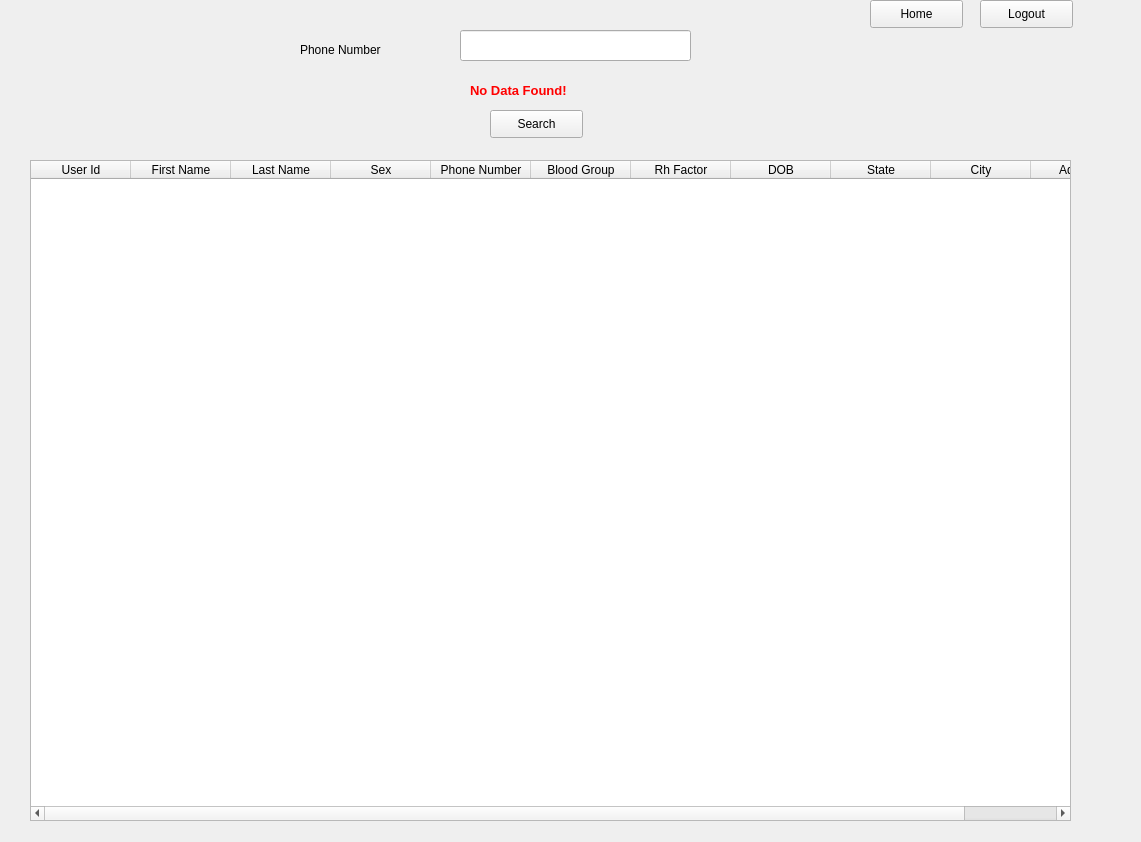
<?xml version="1.0" encoding="UTF-8"?>
<ui version="4.0">
 <class>Form</class>
 <widget class="QWidget" name="Form">
  <property name="geometry">
   <rect>
    <x>0</x>
    <y>0</y>
    <width>1141</width>
    <height>842</height>
   </rect>
  </property>
  <property name="windowTitle">
   <string>Form</string>
  </property>
  <widget class="QLabel" name="PhoneNumLabel">
   <property name="geometry">
    <rect>
     <x>300</x>
     <y>39</y>
     <width>141</width>
     <height>21</height>
    </rect>
   </property>
   <property name="styleSheet">
    <string notr="true">font: 12pt &quot;MS Shell Dlg 2&quot;;</string>
   </property>
   <property name="text">
    <string>Phone Number</string>
   </property>
  </widget>
  <widget class="QLineEdit" name="PhoneNumLineEdit">
   <property name="geometry">
    <rect>
     <x>460</x>
     <y>30</y>
     <width>231</width>
     <height>31</height>
    </rect>
   </property>
  </widget>
  <widget class="QPushButton" name="LogOutButton">
   <property name="geometry">
    <rect>
     <x>980</x>
     <y>0</y>
     <width>93</width>
     <height>28</height>
    </rect>
   </property>
   <property name="text">
    <string>Logout</string>
   </property>
  </widget>
  <widget class="QPushButton" name="SearchButton">
   <property name="geometry">
    <rect>
     <x>490</x>
     <y>110</y>
     <width>93</width>
     <height>28</height>
    </rect>
   </property>
   <property name="text">
    <string>Search</string>
   </property>
  </widget>
  <widget class="QTableWidget" name="tableWidget">
   <property name="geometry">
    <rect>
     <x>30</x>
     <y>160</y>
     <width>1041</width>
     <height>661</height>
    </rect>
   </property>
   <column>
    <property name="text">
     <string>User Id</string>
    </property>
   </column>
   <column>
    <property name="text">
     <string>First Name</string>
    </property>
   </column>
   <column>
    <property name="text">
     <string>Last Name</string>
    </property>
   </column>
   <column>
    <property name="text">
     <string>Sex</string>
    </property>
   </column>
   <column>
    <property name="text">
     <string>Phone Number</string>
    </property>
   </column>
   <column>
    <property name="text">
     <string>Blood Group</string>
    </property>
   </column>
   <column>
    <property name="text">
     <string>Rh Factor</string>
    </property>
   </column>
   <column>
    <property name="text">
     <string>DOB</string>
    </property>
   </column>
   <column>
    <property name="text">
     <string>State</string>
    </property>
   </column>
   <column>
    <property name="text">
     <string>City</string>
    </property>
   </column>
   <column>
    <property name="text">
     <string>Address</string>
    </property>
   </column>
  </widget>
  <widget class="QLabel" name="DataNFLabel">
   <property name="geometry">
    <rect>
     <x>470</x>
     <y>80</y>
     <width>161</width>
     <height>21</height>
    </rect>
   </property>
   <property name="font">
    <font>
     <pointsize>10</pointsize>
     <weight>75</weight>
     <bold>true</bold>
    </font>
   </property>
   <property name="styleSheet">
    <string notr="true">color:rgb(255, 0, 0)</string>
   </property>
   <property name="text">
    <string>No Data Found!</string>
   </property>
  </widget>
  <widget class="QPushButton" name="HomeButton">
   <property name="geometry">
    <rect>
     <x>870</x>
     <y>0</y>
     <width>93</width>
     <height>28</height>
    </rect>
   </property>
   <property name="text">
    <string>Home</string>
   </property>
  </widget>
 </widget>
 <resources/>
 <connections/>
</ui>
